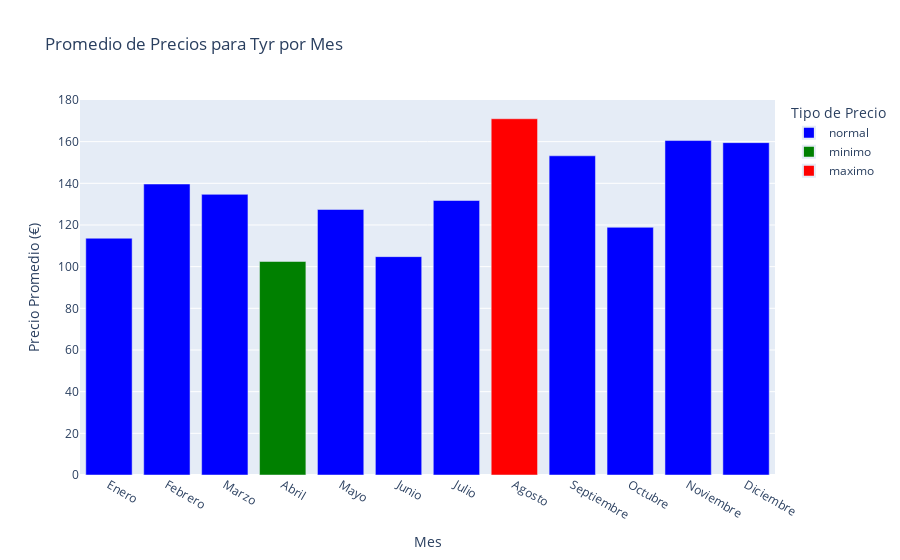

Write notebook code for a chart like this one.
### Code cell
df_tyr = df[(df['marcas'] == 'Tyr') & (df['current_price'] != df['normal_price'])]
promedios_tyr = df_tyr.groupby('month')['current_price'].mean().round(2).reset_index()

import plotly.express as px

# Calcular los valores mínimo y máximo de 'current_price'
min_price = promedios_tyr['current_price'].min()
max_price = promedios_tyr['current_price'].max()

# Crear una columna adicional 'color' para marcar los valores mínimos y máximos
promedios_tyr['color'] = promedios_tyr['current_price'].apply(lambda x: 'minimo' if x == min_price else ('maximo' if x == max_price else 'normal'))

# Crear el gráfico
fig = px.bar(promedios_tyr, x='month', y='current_price', 
             title="Promedio de Precios para Tyr por Mes", 
             labels={'month': 'Mes', 'current_price': 'Precio Promedio (€)'},
             color='color',  # Usamos la columna 'color' para cambiar los colores
             color_discrete_map={'minimo': 'green', 'maximo': 'red', 'normal': 'blue'})  # Mapeo de colores


# Personalizar la leyenda
fig.update_layout(
    legend_title="Tipo de Precio",
    legend=dict(
        itemsizing='constant',  # Tamaño constante para los ítems de la leyenda
        tracegroupgap=0,  # Espaciado entre elementos en la leyenda
        font=dict(size=12)  # Tamaño de la fuente de la leyenda
    )
)

# Mostrar los nombres de los meses
fig.update_xaxes(
    tickmode='array',
    tickvals=promedios_tyr['month'],
    ticktext=["Enero", "Febrero", "Marzo", "Abril", "Mayo", "Junio", 
              "Julio", "Agosto", "Septiembre", "Octubre", "Noviembre", "Diciembre"]
)

# Mostrar el gráfico
fig.show()

### Figure 1 — Plotly figure (JSON) as saved in the notebook; plotly's stock layout.template omitted (floating-point values rounded to 4 significant figures)
{"data": [{"alignmentgroup": "True", "hovertemplate": "color=normal<br>Mes=%{x}<br>Precio Promedio (€)=%{y}<extra></extra>", "legendgroup": "normal", "marker": {"color": "blue", "pattern": {"shape": ""}}, "name": "normal", "offsetgroup": "normal", "orientation": "v", "showlegend": true, "textposition": "auto", "type": "bar", "x": [1, 2, 3, 5, 6, 7, 9, 10, 11, 12], "xaxis": "x", "y": [113.7, 139.7, 134.7, 127.4, 104.8, 131.8, 153.2, 118.9, 160.5, 159.5], "yaxis": "y"}, {"alignmentgroup": "True", "hovertemplate": "color=minimo<br>Mes=%{x}<br>Precio Promedio (€)=%{y}<extra></extra>", "legendgroup": "minimo", "marker": {"color": "green", "pattern": {"shape": ""}}, "name": "minimo", "offsetgroup": "minimo", "orientation": "v", "showlegend": true, "textposition": "auto", "type": "bar", "x": [4], "xaxis": "x", "y": [102.5], "yaxis": "y"}, {"alignmentgroup": "True", "hovertemplate": "color=maximo<br>Mes=%{x}<br>Precio Promedio (€)=%{y}<extra></extra>", "legendgroup": "maximo", "marker": {"color": "red", "pattern": {"shape": ""}}, "name": "maximo", "offsetgroup": "maximo", "orientation": "v", "showlegend": true, "textposition": "auto", "type": "bar", "x": [8], "xaxis": "x", "y": [171.0], "yaxis": "y"}], "layout": {"barmode": "relative", "legend": {"font": {"size": 12}, "itemsizing": "constant", "title": {"text": "Tipo de Precio"}, "tracegroupgap": 0}, "title": {"text": "Promedio de Precios para Tyr por Mes"}, "xaxis": {"anchor": "y", "domain": [0, 1], "tickmode": "array", "ticktext": ["Enero", "Febrero", "Marzo", "Abril", "Mayo", "Junio", "Julio", "Agosto", "Septiembre", "Octubre", "Noviembre", "Diciembre"], "tickvals": [1, 2, 3, 4, 5, 6, 7, 8, 9, 10, 11, 12], "title": {"text": "Mes"}}, "yaxis": {"anchor": "x", "domain": [0, 1], "title": {"text": "Precio Promedio (€)"}}}}
